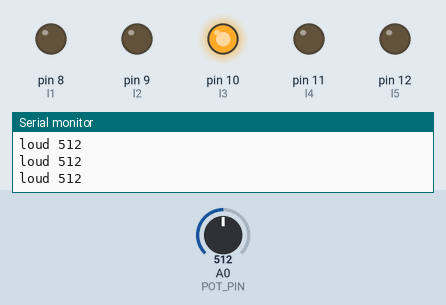
The sketch below on a simulated Arduino Uno, built with avr-gcc and run on an emulated ATmega328P. Shown: output pins drawn as LEDs (lit = HIGH), the last lines printed to the serial monitor. The test bench sets the inputs (shaded band); at power-on: A0 (POT_PIN) = 512.

Above: at 1.3 s.
1.4 s: A0 (POT_PIN) set to 504
At 1.8 s:
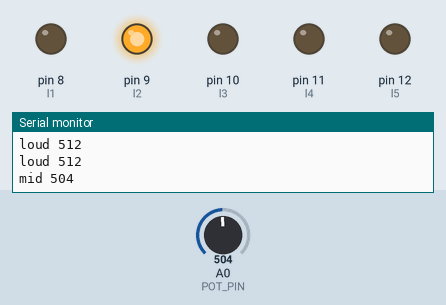
3.0 s: A0 (POT_PIN) set to 270
4.5 s: A0 (POT_PIN) set to 247
At 5.4 s:
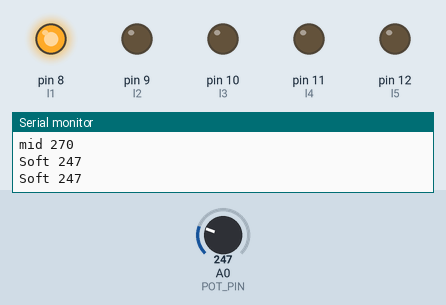
6.0 s: A0 (POT_PIN) set to 900
At 6.6 s:
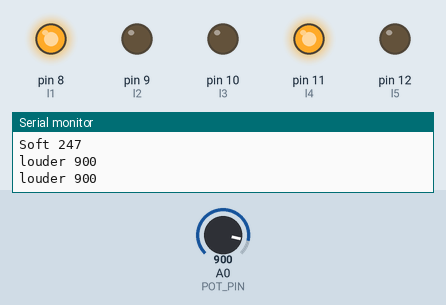
7.5 s: A0 (POT_PIN) set to 1011
9.0 s: A0 (POT_PIN) set to 1023
At 10.2 s:
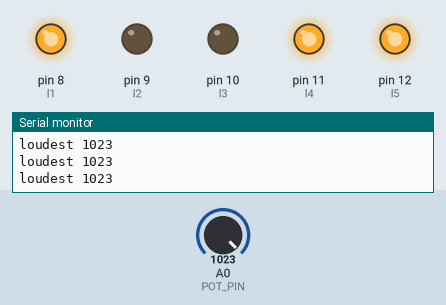
Timing chart, 0 to 11.5 s (numbered marks = the images above; inputs shaded):
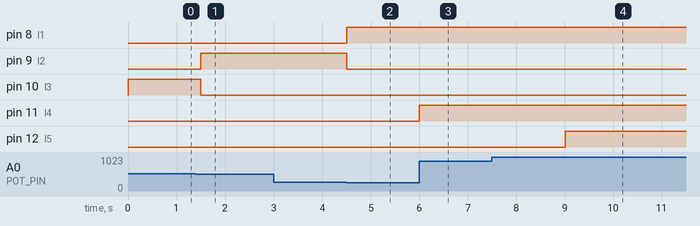

The sketch:

Volume_ladder.ino
```cpp
#define NUM_LEDS 5   // Number of LEDs
#define POT_PIN A0    // Analog pin connected to the potentiometer

//led number
int l1 = 8;
int l2 = 9;
int l3 = 10;
int l4 = 11;
int l5 = 12;

//Sensor Min and Max
const int Min = 0;
const int Max = 1023;

//int ledPins[NUM_LEDS] = {l1,l2,l3,l4,l5};

void setup() {
  Serial.begin(9600);

  // Set all LED pins as outputs
  pinMode(l1, OUTPUT);
  pinMode(l2, OUTPUT);
  pinMode(l3, OUTPUT);
  pinMode(l4, OUTPUT);
  pinMode(l5, OUTPUT);

  //Set Potentiometer as input
  pinMode(A0, INPUT);

}

void loop() {
    // Read the potentiometer value (0 to 1023)
    int potValue = analogRead(A0);

    //interval value for pot
    int index = map(potValue, Min, Max, 0,4);

    if (potValue == 0){
        digitalWrite(l1,LOW);
        digitalWrite(l2,LOW);
        digitalWrite(l3,LOW);
        digitalWrite(l4,LOW);
        digitalWrite(l5,LOW);

    }

    else {

    //Switch Case
    switch (index){
      case 0:
        Serial.println("Soft " + String(potValue));
        digitalWrite(l1,HIGH);
        digitalWrite(l2,LOW);
        digitalWrite(l3,LOW);
        digitalWrite(l4,LOW);
        digitalWrite(l5,LOW);
        break;


      case 1:
        Serial.println("mid " + String(potValue));
        digitalWrite(l2,HIGH);
        digitalWrite(l3,LOW);
        digitalWrite(l4,LOW);
        digitalWrite(l5,LOW);
        break;


      case 2:
        Serial.println("loud " + String(potValue));
        digitalWrite(l3,HIGH);
        digitalWrite(l4,LOW);
        digitalWrite(l5,LOW);
        break;


      case 3:
        Serial.println("louder " + String(potValue));
        digitalWrite(l4,HIGH);
        digitalWrite(l5,LOW);
        break;


      case 4:
        digitalWrite(l5,HIGH);
        Serial.println("loudest " + String(potValue));
        break;

    }
    delay(500);}


}
```

Measured:
- the behaviour switches between 512 and 511 on A0 (POT_PIN) (found by bisection; images 0 and 1)
- the behaviour switches between 256 and 255 on A0 (POT_PIN) (found by bisection; images 1 and 2)
- the behaviour switches between 1022 and 1023 on A0 (POT_PIN) (found by bisection; images 3 and 4)
- after the input at 1.4 s, pin 9 (l2): LOW → HIGH after 0.10 s; pin 10 (l3): HIGH → LOW after 0.10 s
- after the input at 4.5 s, pin 8 (l1): LOW → HIGH at once; pin 9 (l2): HIGH → LOW at once
- after the input at 6.0 s, pin 11 (l4): LOW → HIGH at once
- after the input at 9.0 s, pin 12 (l5): LOW → HIGH at once
